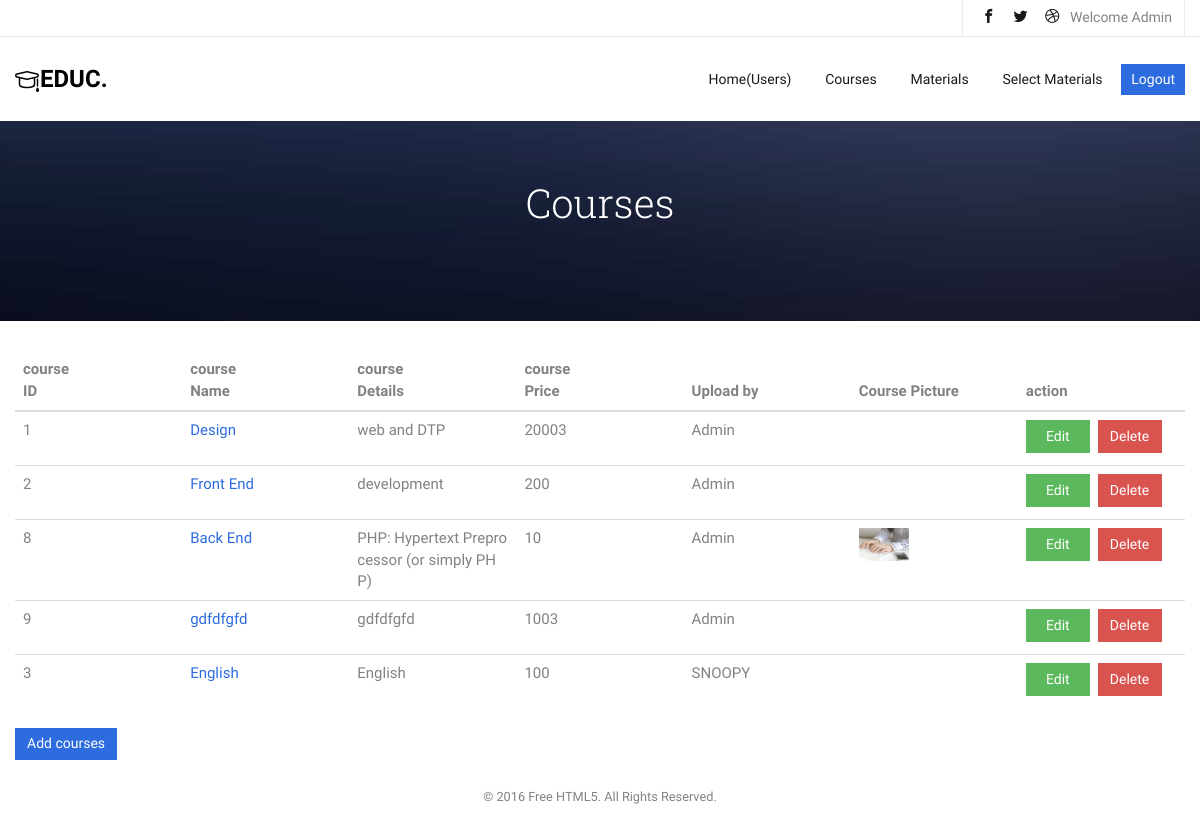
The app's page /admin/courses.php (signed in) with its own data.
### tables this page shows
CREATE TABLE `student` (
  `studentID` int(11) NOT NULL,
  `studentName` varchar(50) NOT NULL,
  `studentAdress` varchar(50) NOT NULL,
  `studentBirthdate` date NOT NULL,
  `studentBiography` varchar(200) NOT NULL,
  `loginID` int(11) NOT NULL,
  `studentPicture` varchar(100) NOT NULL
);

CREATE TABLE `course` (
  `courseID` int(11) NOT NULL,
  `courseName` varchar(50) NOT NULL,
  `courseDetails` varchar(50) NOT NULL,
  `coursePrice` int(50) NOT NULL,
  `coursePicture` varchar(100) NOT NULL,
  `loginID` int(11) NOT NULL
);

### classes/Config.php (called while the page is built, shortened)
<?php
class Config
{
    private $servername = 'localhost';
    private $username = 'root';
    private $password = '';
    private $database = 'elearning';
    public function __construct()
    {
        $this->conn = new mysqli($this->servername, $this->username, $this->password, $this->database);
    }
}

### classes/User.php (called while the page is built, shortened)
<?php
require_once "Config.php";
class User extends Config
{
    public function echo_student($loginID)
    {
        $sql = "SELECT * FROM student WHERE loginID='$loginID'";
        $result = $this->conn->query($sql);
        if ($result->num_rows > 0) {
            $row = $result->fetch_assoc();
            return $row;
        }
    }
}

### classes/Course.php (called while the page is built, shortened)
<?php
require_once "Config.php";
class Course extends Config
{
    public function get_course()
    {
        $sql = "SELECT * FROM course INNER JOIN student ON course.loginID = student.loginID";
        $result = $this->conn->query($sql);
        $rows = array();
        if ($result->num_rows > 0) {
            while ($row = $result->fetch_assoc()) {
                $rows[] = $row;
            }
            return $rows;
        } else {
            return $this->conn->error;
        }
    }
}

### admin/courses.php (the view, shortened to what this page needs)
 <?php
include 'common/head.php';
?>
	<aside class="not-slide">
		<div class="flexslider">
			<ul class="slides">
		   	<li style="background-image: url(../common/images/img_bg_4.jpg);">
		   		<div class="container">
		   			<div class="row">
			   			<div class="col-md-8 col-md-offset-2 text-center slider-text">
			   				<div class="slider-text-inner">
			   					<h1 class="heading-section">Courses</h1>
			   				</div>
			   			</div>
			   		</div>
		   		</div>
		   	</li>
		  	</ul>
	  	</div>
	</aside>
<div class="container">
 <div class="table-wrap pt-5 pb-5 wide-table">
                 <table class="table">
            <thead>
                <tr>
                    <th>course<br>ID</th>
                    <th>course<br>Name</th>
                    <th>course<br>Details</th>
                    <th>course<br>Price</th>
                    <th>Upload by</th>
                    <th>Course Picture</th>
                    <th>action</th>
                </tr>
            </thead>
            <tbody>
<?php
$course = new Course;
$result = $course->get_course();
if ($result) {
    foreach ($result as $row) {
        $courseID = $row['courseID'];
        echo "<tr>";
        echo "<td>" . $row['courseID'] . "</td>";
        echo "<td><a href='selectedcourse.php?courseID=" . $row['courseID'] . "'>" . $row['courseName'] . "</a></td>";
        echo "<td>" . $row['courseDetails'] . "</td>";
        echo "<td>" . $row['coursePrice'] . "</td>";
        echo "<td>" . $row['studentName'] . "</td>";
        echo "<td class='profpic'><img src=../" . $row['coursePicture'] . " alt=''></td>";
        echo "<td>
<a href='editcourse.php?courseID=$courseID&action=1' class='btn btn-sm btn-success'>Edit</a> <a href='deletecourse.php?courseID=$courseID&action=3' class='btn btn-sm btn-danger text-white'>Delete</a></td>";
        echo "</tr>";
    }
}
?>
            </tbody>
        </table>
        <a href="createcourse.php" class="btn btn-primary">Add courses</a>
        </div>
		</div>
		</div>
<footer>
			<div class="container">
				<div class="row copyright">
					<div class="col-md-12 text-center p-5">
						<p class="">
							<small class="block">&copy; 2016 Free HTML5. All Rights Reserved.</small>
						</p>
					</div>
				</div>
		</footer>
</body>
</html>

### admin/common/head.php (shortened to what this page needs)
<?php
include_once '../classes/User.php';
?>
 <!DOCTYPE HTML>
<html><head>
	<link rel="stylesheet" href="../common/css/animate.css">
	<link rel="stylesheet" href="../common/css/icomoon.css">
	<link rel="stylesheet" href="../common/css/bootstrap.css">
	<link rel="stylesheet" href="../common/css/magnific-popup.css">
	<link rel="stylesheet" href="../common/css/flexslider.css">
	<link rel="stylesheet" href="../common/css/pricing.css">
	<link rel="stylesheet" href="../common/css/style.css">
	<link rel="stylesheet" href="../common/css/common.css">
</head>
<body>
	<div id="page">
		<nav class="fh5co-nav" role="navigation">
			<div class="top">
				<div class="container">
					<div class="row">
						<div class="col-xs-12 text-right">
							<ul class="fh5co-social">
								<li><a href="#"><i class="icon-facebook2"></i></a></li>
								<li><a href="#"><i class="icon-twitter2"></i></a></li>
								<li><a href="#"><i class="icon-dribbble2"></i></a></li>
								<li>Welcome
								<?php
$loginID = $_SESSION['loginID'];
$user = new User;
$row = $user->echo_student($loginID);
echo $row['studentName'];
?></li>
							</ul>
						</div>
					</div>
				</div>
			</div>
			<div class="top-menu">
				<div class="container">
					<div class="row">
						<div class="col-xs-2">
							<div id="fh5co-logo"><a href="index.php"><i class="icon-study"></i>Educ<span>.</span></a></div>
						</div>
						<div class="col-xs-10 text-right menu-1">
							<ul>
								<li><a href="index.php">Home(Users)</a></li>
								<li><a href="courses.php">Courses</a></li>
								<li><a href="materials.php">Materials</a></li>
								<li class="has-dropdown">
									<a href="materials.php">Select Materials</a>
										<?php
include_once '../classes/Course.php';
$course = new Course;
$result = $course->get_course();
?>
								</li>
								<li class="btn-cta"><a href="logout.php"><span>Logout</span></a></li>
							</ul>
						</div>
					</div>
				</div>
				</div>
		</nav>

### common/css/icomoon.css (style rules this page uses)
[class^="icon-"], [class*=" icon-"] { font-family: 'icomoon' !important; speak: none; font-style: normal; font-weight: normal; font-variant: normal; text-transform: none; line-height: 1; -webkit-font-smoothing: antialiased; -moz-osx-font-smoothing: grayscale; }
.icon-study:before { content: "\e924"; }
.icon-facebook2:before { content: "\eac0"; }
.icon-twitter2:before { content: "\eac6"; }
.icon-dribbble2:before { content: "\ead7"; }

### common/css/flexslider.css (style rules this page uses)
.slides, .slides>li, .flex-control-nav, .flex-direction-nav { margin: 0; padding: 0; list-style: none; }
.flexslider { margin: 0; padding: 0; }
.flexslider .slides>li { display: none; -webkit-backface-visibility: hidden; }
.flexslider .slides:after { display: block; clear: both; visibility: hidden; line-height: 0; height: 0; }
.flexslider { margin: 0 0 30px; background: #ffffff; border: 4px solid #ffffff; position: relative; zoom: 1; -webkit-border-radius: 4px; -moz-border-radius: 4px; border-radius: 4px; -webkit-box-shadow: ''0 1px 4px rgba(0, 0, 0, 0.2); -moz-box-shadow: ''0 1px 4px rgba(0, 0, 0, 0.2); -o-box-shadow: ''0 1px 4px rgba(0, 0, 0, 0.2); box-shadow: ''0 1px 4px rgba(0, 0, 0, 0.2); }
.flexslider .slides { zoom: 1; }

### common/css/common.css (style rules this page uses)
footer p { padding-top: 20px; }
.not-slide .flexslider { border: none; }
.not-slide .flexslider .slider-text { height: 200px; min-height: 200px; }
.not-slide .flexslider .slides li { height: 200px; min-height: 200px; background-image: url(images/img_bg_4.jpg); display: block; background-size: cover; background-position: bottom -62px right; }
.not-slide .flexslider .slides li:after { position: absolute; top: 0; bottom: 0; left: 0; right: 0; content: ''; z-index: 1; }
.not-slide .flexslider .slider-text>.slider-text-inner { height: 200px; width: 100%; line-height: 200px; padding-top: 56px; }
.not-slide .flexslider .slider-text>.slider-text-inner h1, .not-slide .flexslider .slider-text>.slider-text-inner h2 { margin: 0; padding: 0; color: white; margin-bottom: 20px; font-size: 40px; line-height: 1.3; font-weight: 300; z-index: 100; opacity: 1; }
.profpic img { width: 50px; max-width: 50px; }
.container { width: 100%; }
table { width: 100%; table-layout: fixed; word-break: break-all; word-wrap: break-all; }
div.btn, .finish.btn, input.btn, a.btn { border-radius: 0; font-size: 1.4rem; padding: 4px 10px; min-width: 64px; }
.heading-section { position: relative; }

### records on screen
student: studentName "Admin"
course: courseID "1", courseName "Design", courseDetails "web and DTP", coursePrice "20003", student.studentName "Admin"
course: courseID "2", courseName "Front End", courseDetails "development", coursePrice "200", student.studentName "Admin"
course: courseID "8", courseName "Back End", courseDetails "PHP: Hypertext Preprocessor (or simply PHP)", coursePrice "10", student.studentName "Admin", coursePicture (picture)
course: courseID "9", courseName "gdfdfgfd", courseDetails "gdfdfgfd", coursePrice "1003", student.studentName "Admin"
course: courseID "3", courseName "English", courseDetails "English", coursePrice "100", student.studentName "SNOOPY"
